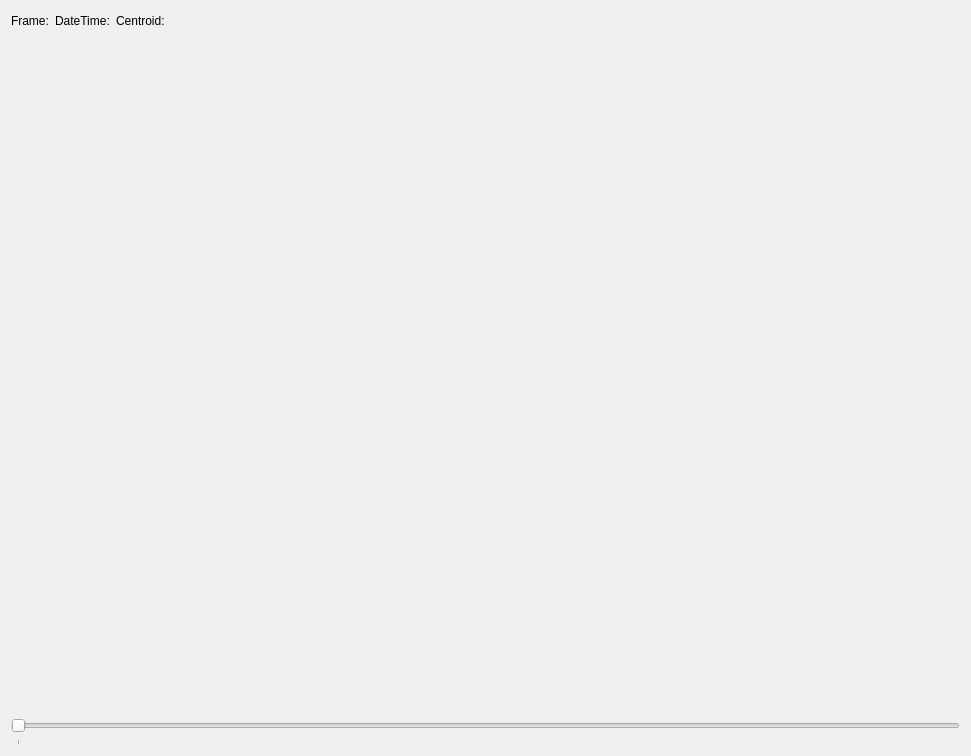
<?xml version="1.0" encoding="UTF-8"?>
<ui version="4.0">
 <class>ActimotFramesWidget</class>
 <widget class="QWidget" name="ActimotFramesWidget">
  <property name="geometry">
   <rect>
    <x>0</x>
    <y>0</y>
    <width>971</width>
    <height>756</height>
   </rect>
  </property>
  <layout class="QVBoxLayout" name="verticalLayout">
   <item>
    <layout class="QHBoxLayout" name="horizontalLayout">
     <item>
      <widget class="QLabel" name="labelFrameNumber">
       <property name="text">
        <string>Frame:</string>
       </property>
      </widget>
     </item>
     <item>
      <widget class="QLabel" name="labelDateTime">
       <property name="text">
        <string>DateTime:</string>
       </property>
      </widget>
     </item>
     <item>
      <widget class="QLabel" name="labelCentroid">
       <property name="text">
        <string>Centroid:</string>
       </property>
      </widget>
     </item>
     <item>
      <spacer name="horizontalSpacer">
       <property name="orientation">
        <enum>Qt::Horizontal</enum>
       </property>
       <property name="sizeHint" stdset="0">
        <size>
         <width>40</width>
         <height>20</height>
        </size>
       </property>
      </spacer>
     </item>
    </layout>
   </item>
   <item>
    <widget class="QLabel" name="labelFrameImage">
     <property name="sizePolicy">
      <sizepolicy hsizetype="Expanding" vsizetype="Expanding">
       <horstretch>0</horstretch>
       <verstretch>0</verstretch>
      </sizepolicy>
     </property>
    </widget>
   </item>
   <item>
    <widget class="QSlider" name="horizontalSlider">
     <property name="minimumSize">
      <size>
       <width>0</width>
       <height>30</height>
      </size>
     </property>
     <property name="orientation">
      <enum>Qt::Horizontal</enum>
     </property>
     <property name="tickPosition">
      <enum>QSlider::TicksBelow</enum>
     </property>
     <property name="tickInterval">
      <number>10000</number>
     </property>
    </widget>
   </item>
  </layout>
 </widget>
 <resources/>
 <connections/>
</ui>
